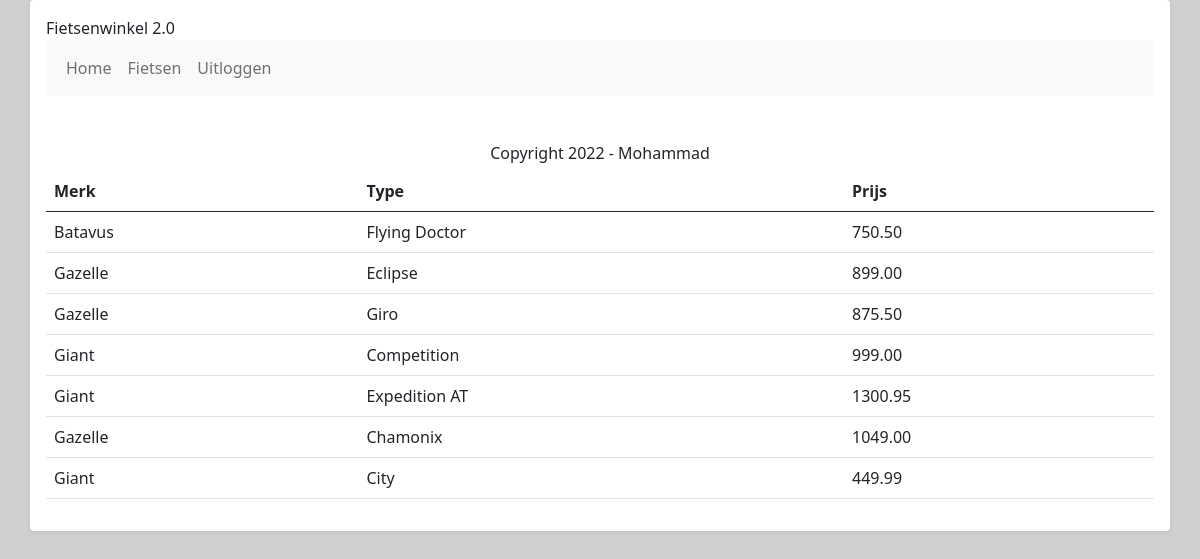
The page /index.php?page=fietsen (signed in) on the database its author committed.
### tables this page shows
CREATE TABLE `fietsen` (
  `id` smallint(6) NOT NULL,
  `merk` varchar(255) NOT NULL,
  `type` varchar(255) NOT NULL,
  `prijs` decimal(6,2) NOT NULL
);

### include/formfunctions.php (called while the page is built, shortened)
<?php
function checkRole($role) {
    if ($_SESSION['role'] >= $role){
        return true;
    } else {
        return false;
    }
}
?>

### include/fietsfunctions.php (the view, shortened to what this page needs)
<?php
function getFietsen()
{
    $conn = dBConnect();
    $query = "SELECT * FROM fietsen";
    $stmt = $conn->prepare($query);
    $stmt->execute();
    $stmt->setFetchMode(PDO::FETCH_ASSOC);
    $fietsen = $stmt->fetchAll();
    return $fietsen;
}
function showFietsen()
{
    $fietsen = getFietsen();
    $overzichtFietsen = "";
?>
    <table class="table table-hover">
        <thead>
            <tr>
                <th scope="col">Merk</th>
                <th scope="col">Type</th>
                <th scope="col">Prijs</th>
            </tr>
        </thead>
        <tbody>
        <?php
        foreach ($fietsen as $fiets) {
            $overzichtFietsen .= "<tr>" . "<td>" . $fiets['merk'] . "</td>" . "<td>" .  $fiets['type'] . "</td>" . "<td>" . $fiets['prijs'] . "</td>" . "</tr>";
        }
        return $overzichtFietsen;
    }
        ?>

### index.php (shortened to what this page needs)
<!DOCTYPE html>
<html lang="en">
<head>
    <link href="https://cdn.jsdelivr.net/npm/bootstrap@5.0.2/dist/css/bootstrap.min.css" rel="stylesheet">
</head>
<body style="background-color: #d0d0d0;">
    <div class="container-sm shadow-sm p-3 mb-5 bg-body rounded ">
        <?php
        require_once("include/formfunctions.php");
        require_once("include/pagefunctions.php");
        require_once("include/fietsfunctions.php");
        require("include/layout.php");
        ?>
    </div>
</body>
</html>

### include/layout.php (shortened to what this page needs)
<!DOCTYPE html>
<html lang="en">
<head>
</head>
<body>
    <header><?= getHeader(); ?></header>
    <nav class="navbar navbar-expand-lg navbar-light bg-light mb-4">
        <div class="container-fluid">
            <div class="collapse navbar-collapse" id="navbarNav">
                <ul class="navbar-nav">
                    <?= getNav(); ?>
                </ul>
            </div>
        </div>
    </nav>
    <div class="">
        <section><?= getSection(); ?></section>
    </div>
    <footer><?= getFooter(); ?></footer>
</body>
</html>

### include/pagefunctions.php (shortened to what this page needs)
<?php
function getHeader()
{
    return "Fietsenwinkel 2.0";
}
    function getNav()
    {
        $menu = "<li class='nav-item'><a class='nav-link' href='index.php'>Home</a></li>";
        if (checkRole(1)) {
            $menu .= "<li class='-item'><a class='nav-link' href='index.php?page=fietsen'>Fietsen</a></li>";
        }
        if (!$_SESSION['login']) {
            $menu .= "<li class='nav-item'><a class='nav-link' href='index.php?page=inloggen'>Inloggen</a></li>";
        } else {
            $menu .= "<li class='nav-item'><a class='nav-link' href='index.php?page=uitloggen'>Uitloggen</a></li>";
        }
        return $menu;
    }
function getPage()
{
    if (isset($_GET['page'])) {
        $page = $_GET['page'];
    } else {
        $page = "home";
    }
    return $page;
}
function getSection()
{
    $page = getPage();
    $section = "";
    switch ($page) {
        case "fietsen":
            $section = showFietsen();
            break;
    }
    return $section;
}
function getFooter()
{
    return "<h6 class='text-center mt-5'>Copyright 2022 - Mohammad</h6>";
}
?>

### rows shown on the page
fietsen: merk "Batavus", type "Flying Doctor", prijs "750.50"
fietsen: merk "Gazelle", type "Eclipse", prijs "899.00"
fietsen: merk "Gazelle", type "Giro", prijs "875.50"
fietsen: merk "Giant", type "Competition", prijs "999.00"
fietsen: merk "Giant", type "Expedition AT", prijs "1300.95"
fietsen: merk "Gazelle", type "Chamonix", prijs "1049.00"
fietsen: merk "Giant", type "City", prijs "449.99"

### other values the page prints
getHeader() "Fietsenwinkel 2.0"
